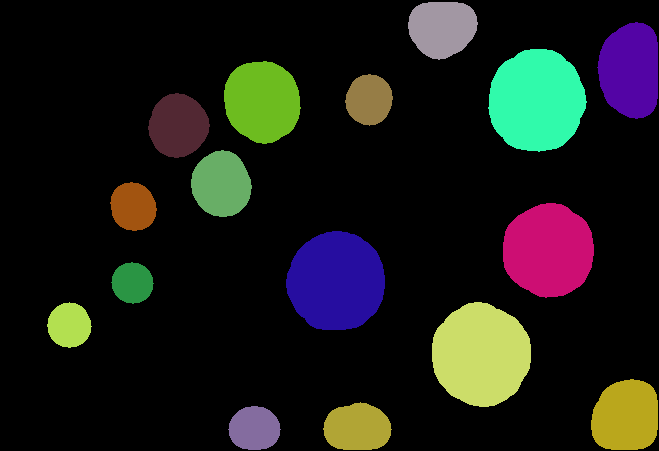
//> input picture Imagerie/TD4/data/cell-c.png, 659 x 451 px
$ ./erosion ../data/cell-bin.png ../data/cell-c.png ../data/cell-c.png   (built with g++ and OpenCV 4)
//> lines starting //> are read from the running program, lines starting //| are printed output that depends on the picture; after the words box and inside, x2 and y2 are one past the last pixel; in counts of white or black regions, pixels touching at a corner belong together
### Imagerie/TD4/morpholoogy/morphology.hpp
/**
 *  @file  morphology.hpp
 *  @brief header for morphology.hpp that implements functions for mathematical
 *         image processing, in particular dilation and erosion basis
 */

#include <iostream>
#include <cstdlib>

#include <opencv2/opencv.hpp>

#define INFO        "\033[32mInfo : \033[0m"
#define WARNING     "\033[33mWarning : \033[0m"
#define ERROR       "\033[31mError : \033[0m"
#define ENDING      ".png"

using namespace cv;
using namespace std;

/**
 * @brief  compute a morphological dilation or erosion on a grayscale image
 *         with a given structuring element. Dilation or erosion
 *         processing depends on an order function  defined by the pointer pf
 * @param  se: the structuring element shape (created with make-se)
 * @param  ims: the input image source to process
 * @param  imd: the destination image
 * @param  pf: a pointer on a ordering function
 */
void mm(cv::Mat se, cv::Mat ims, cv::Mat imd, void (*pf)(uchar, uchar *));


/**
 * @brief  ordering function, if val is greater than max then update max
 * @param  val: the input value
 * @param  max: the value to update
 */
void maximum(uchar val, uchar *max);

/**
 * @brief  ordering function, if val is lesser than min then update min
 * @param  val: the input value
 * @param  max: the value to update
 */
void minimum(uchar val, uchar *min);

### Imagerie/TD4/morpholoogy/morphology.cpp
#include "morphology.hpp"

using namespace cv;

void mm(Mat se, Mat ims, Mat imd, void (*pf)(uchar, uchar *)) {
    int height = int(ims.size().height);
    int width = int(ims.size().width);
    int se_h = int(se.size().height);
    int se_w = int(se.size().width);
    if (se_h != se_w) {
        cout << ERROR << "The implemented algorythm work only with square SE image. This one is (" << se_h << "x" << se_w << ")." << endl;
        exit(1);
    }
    int radius = (se_h - 1) / 2;
    for (int i = 0; i < height; i++) {
        for (int j = 0; j < width; j++) {
            int se_i = 0;
            int se_j = 0;
            imd.at<uchar>(i, j) = ims.at<uchar>(i, j);
            for (int a = (i - radius); a <= (i + radius); a++) {
                for (int b = (j - radius); b <= (j + radius); b++) {
                    if ((a >= 0 && a < height) && (b >= 0 && b < width)) {
                        if (se.at<uchar>(se_i, se_j) == 255) {
                            pf(ims.at<uchar>(a, b), &imd.at<uchar>(i, j));
                        }
                    }
                    se_j++;
                }
                se_j = 0;
                se_i++;
            }
        }
    }
}

void maximum(uchar val, uchar *max) {
    *max = (*max > val) ? *max : val;
}

void minimum(uchar val, uchar *min) {
    *min = (*min < val) ? *min : val;
}

### Imagerie/TD4/morpholoogy/erosion.cpp
#include <iostream>
#include <cstdlib>

#include "morphology.hpp"

#define PARAM       3

using namespace cv;
using namespace std;

//Load a grayscale image
Mat loadImage(const char* filename)
{
//> called with filename = "../data/cell-c.png"
    Mat image = imread(filename, CV_LOAD_IMAGE_GRAYSCALE);
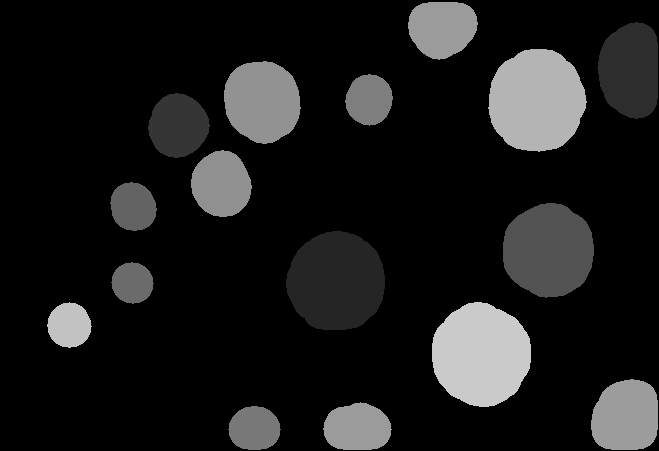
//> image: 451 rows x 659 cols, CV_8UC1; min 0, max 202, mean 27
    if(image.empty())
    {
        cout << "Could not open or find the image" << endl;
        exit(EXIT_FAILURE);
    }
    return image;
}

//Load a structured element (a gray scale image)
Mat loadStructuringElement(const char* filename)
{
//> called with filename = "../data/cell-bin.png"
    Mat element = imread(filename, CV_LOAD_IMAGE_GRAYSCALE);
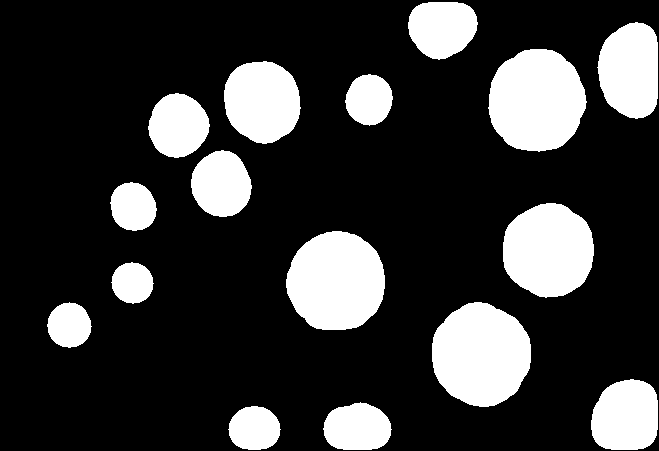
//> input picture Imagerie/TD4/data/cell-bin.png, 659 x 451 px
//> element: 451 rows x 659 cols, CV_8UC1; 21.7% white; 16 white regions, largest, box (x1, y1, x2, y2) and area: (432, 302, 531, 407) 8027, (488, 49, 587, 152) 7905, (286, 231, 385, 330) 7738
    if(element.empty())
    {
        cout << "Could not open or find the element" << endl;
        exit(EXIT_FAILURE);
    }
    return element;
}

//Save and display an image
void saveAndDisplay(const char* filename, Mat image)
{
    imwrite(filename, image);
    imshow(filename, image);
    waitKey(0);
}

// Do the erosion of the image with the element without using the morphology function
Mat erosion(Mat image, Mat element){
    Mat imd = Mat::zeros(image.size(), CV_LOAD_IMAGE_GRAYSCALE);

    // Apply the erosion
    mm(element, image, imd, &minimum);
//| [31mError : [0mThe implemented algorythm work only with square SE image. This one is (451x659).
    return imd;
}


void process(const char *sename, const char *imsname, const char *imdname) {
    Mat image = loadImage(imsname);
    Mat element = loadStructuringElement(sename);
    Mat imd = erosion(image, element);
    saveAndDisplay(imdname, imd);
}

void usage(const char *s) {
    std::cerr << "Usage: " << s << " im-se ims imd" << std::endl;
    exit(EXIT_FAILURE);
}

int main(int argc, char *argv[]) {
    if (argc != (PARAM + 1))
        usage(argv[0]);
//> (the run ends here: the program exits with an error code, at `exit(1);`)
